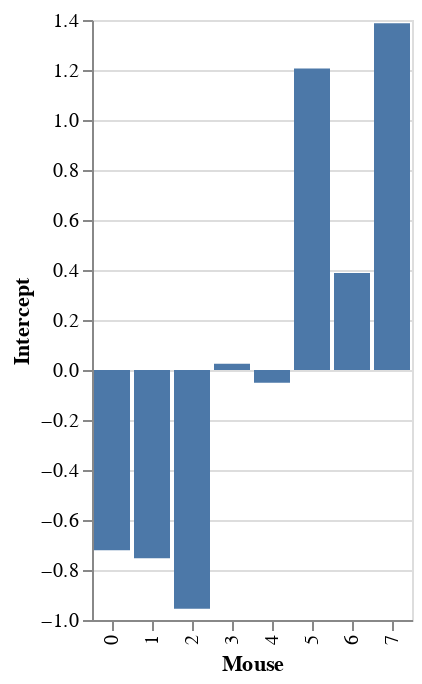

The cell this chart's notebook holds for it:
### Markdown cell above
## Inspect Bayesian result further
We named intercept _a\_subject_, so now we can plot it for each animal

### Code cell
# Fit slopes again: 
window.fit_slopes(add_data=True, model=models.model_hier_stim_one_codition,
                  do_make_change='subtract', dist_y='normal');
intercepts=window.trace.posterior['a_subject'].mean(['chain','draw']).to_dataframe().reset_index()
import altair as alt 
chart_intercepts=alt.Chart(intercepts).mark_bar().encode(
    x=alt.X('subject:O',title='Mouse'),
    y=alt.Y('a_subject', title='Intercept')
)
chart_intercepts

### Figure 1 — Vega-Lite specification as saved in the notebook (floating-point values rounded to 4 significant figures)
{"config": {"view": {"continuousWidth": 400, "continuousHeight": 300}}, "data": {"name": "data-f17a844b04576e80fbc9ace1b90457a3"}, "mark": "bar", "encoding": {"x": {"type": "ordinal", "field": "subject", "title": "Mouse"}, "y": {"type": "quantitative", "field": "a_subject", "title": "Intercept"}}, "$schema": "https://vega.github.io/schema/vega-lite/v4.8.1.json", "datasets": {"data-f17a844b04576e80fbc9ace1b90457a3": [{"subject": 0, "a_subject": -0.7214}, {"subject": 1, "a_subject": -0.7529}, {"subject": 2, "a_subject": -0.955}, {"subject": 3, "a_subject": 0.02535}, {"subject": 4, "a_subject": -0.05069}, {"subject": 5, "a_subject": 1.206}, {"subject": 6, "a_subject": 0.3878}, {"subject": 7, "a_subject": 1.387}]}}
